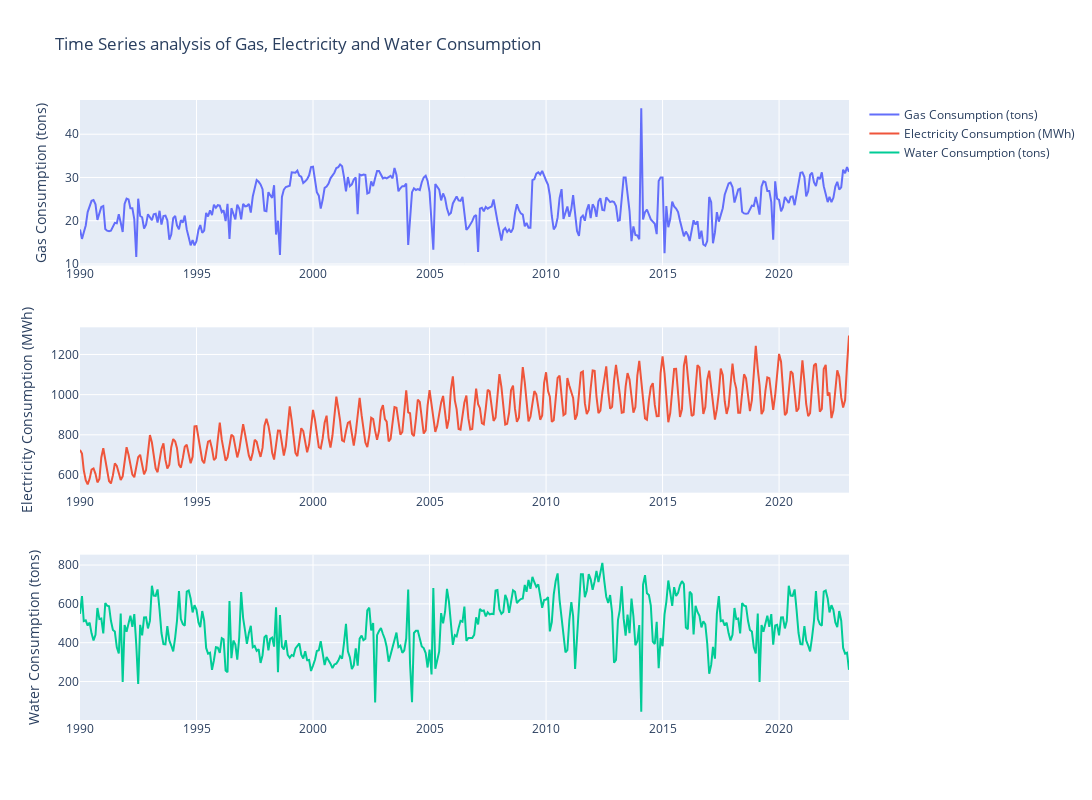

The notebook cell this image was saved under:
### Code cell
from plotly.subplots import make_subplots
features = ['Gas Consumption (tons)','Electricity Consumption (MWh)','Water Consumption (tons)']
fig = make_subplots(rows=3, cols=1)

for i, feature in enumerate(features):
    fig.add_trace(go.Scatter(x=df.index, y=df[feature], name=feature), row=i+1, col=1)
    # add name to subplots
    fig.update_yaxes(title_text=feature, row=i+1, col=1)
    
fig.update_layout(height=800, width=1200, title_text="Time Series analysis of Gas, Electricity and Water Consumption")
fig.show()

### Figure 1 — Plotly figure (JSON) as saved in the notebook; plotly's stock layout.template omitted (floating-point values rounded to 4 significant figures; data arrays with more than 128 entries replaced by an {"elided": "..."} marker saying what was removed)
{"data": [{"name": "Gas Consumption (tons)", "type": "scatter", "x": {"elided": "397 str values"}, "xaxis": "x", "y": {"elided": "397 float values"}, "yaxis": "y"}, {"name": "Electricity Consumption (MWh)", "type": "scatter", "x": {"elided": "397 str values"}, "xaxis": "x2", "y": {"elided": "397 float values"}, "yaxis": "y2"}, {"name": "Water Consumption (tons)", "type": "scatter", "x": {"elided": "397 str values"}, "xaxis": "x3", "y": {"elided": "397 float values"}, "yaxis": "y3"}], "layout": {"height": 800, "title": {"text": "Time Series analysis of Gas, Electricity and Water Consumption"}, "width": 1200, "xaxis": {"anchor": "y", "domain": [0, 1]}, "xaxis2": {"anchor": "y2", "domain": [0, 1]}, "xaxis3": {"anchor": "y3", "domain": [0, 1]}, "yaxis": {"anchor": "x", "domain": [0.7333, 1], "title": {"text": "Gas Consumption (tons)"}}, "yaxis2": {"anchor": "x2", "domain": [0.3667, 0.6333], "title": {"text": "Electricity Consumption (MWh)"}}, "yaxis3": {"anchor": "x3", "domain": [0, 0.2667], "title": {"text": "Water Consumption (tons)"}}}}
